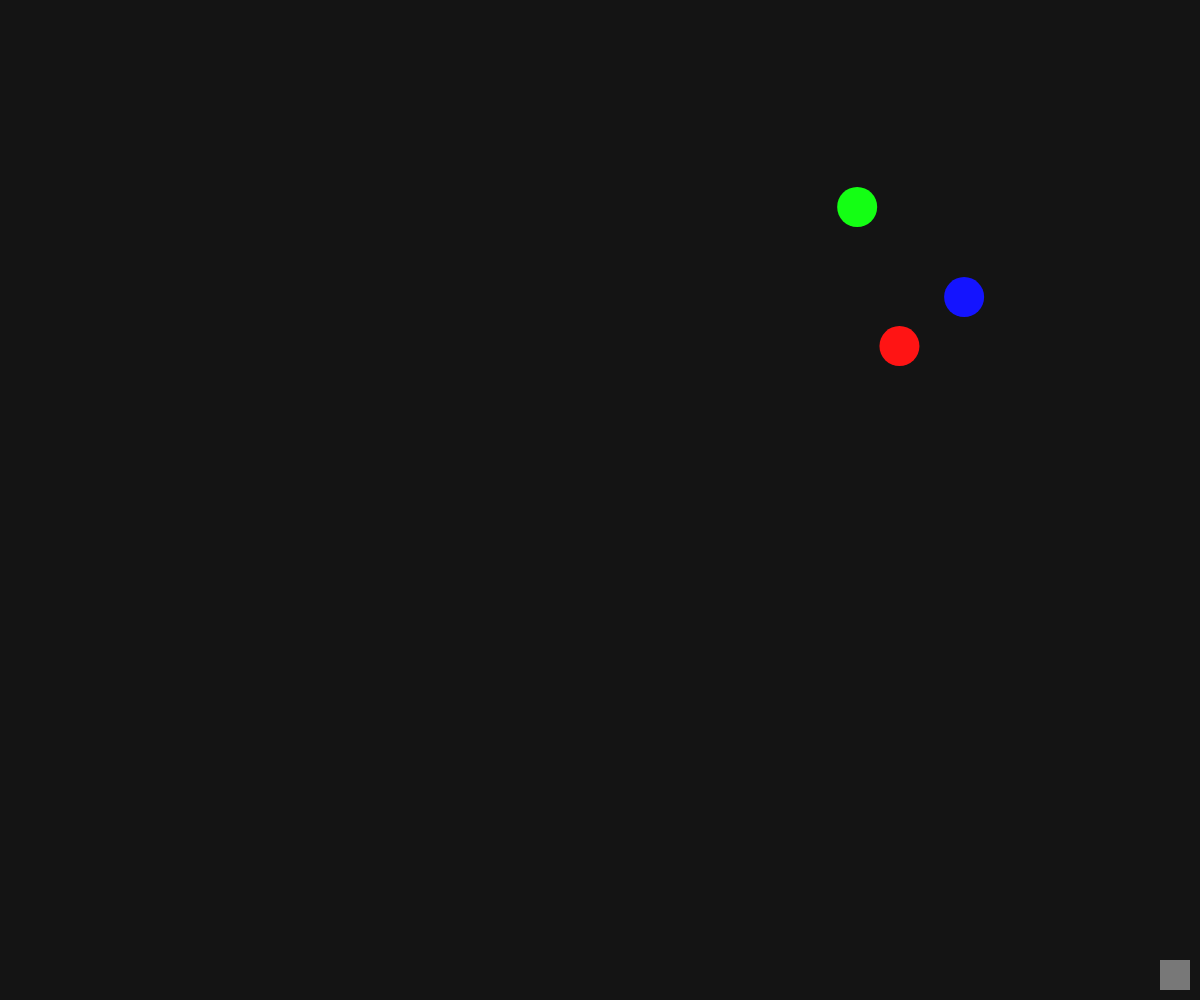
Frame 1 (no input)
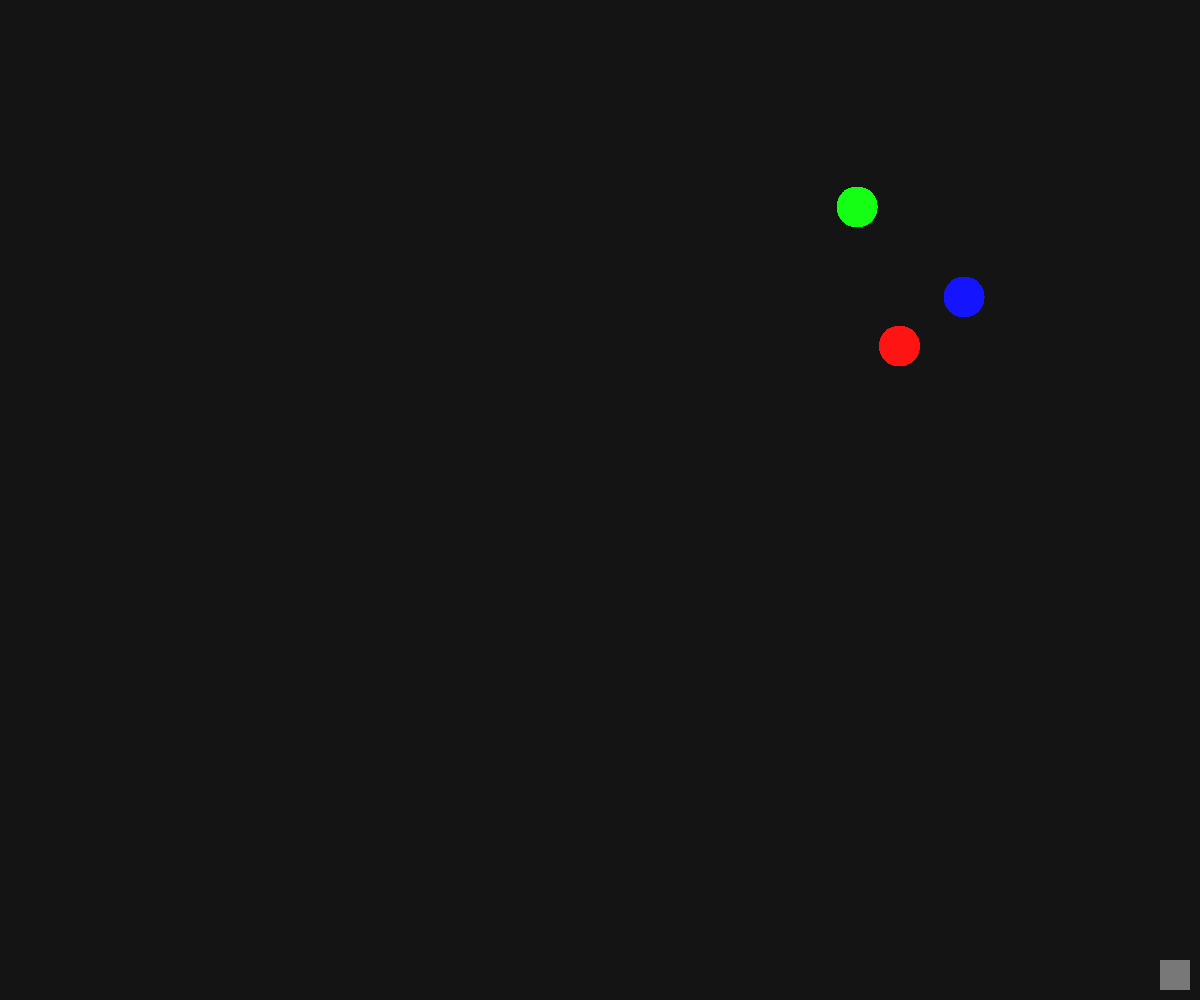
Frame 60 (no input)
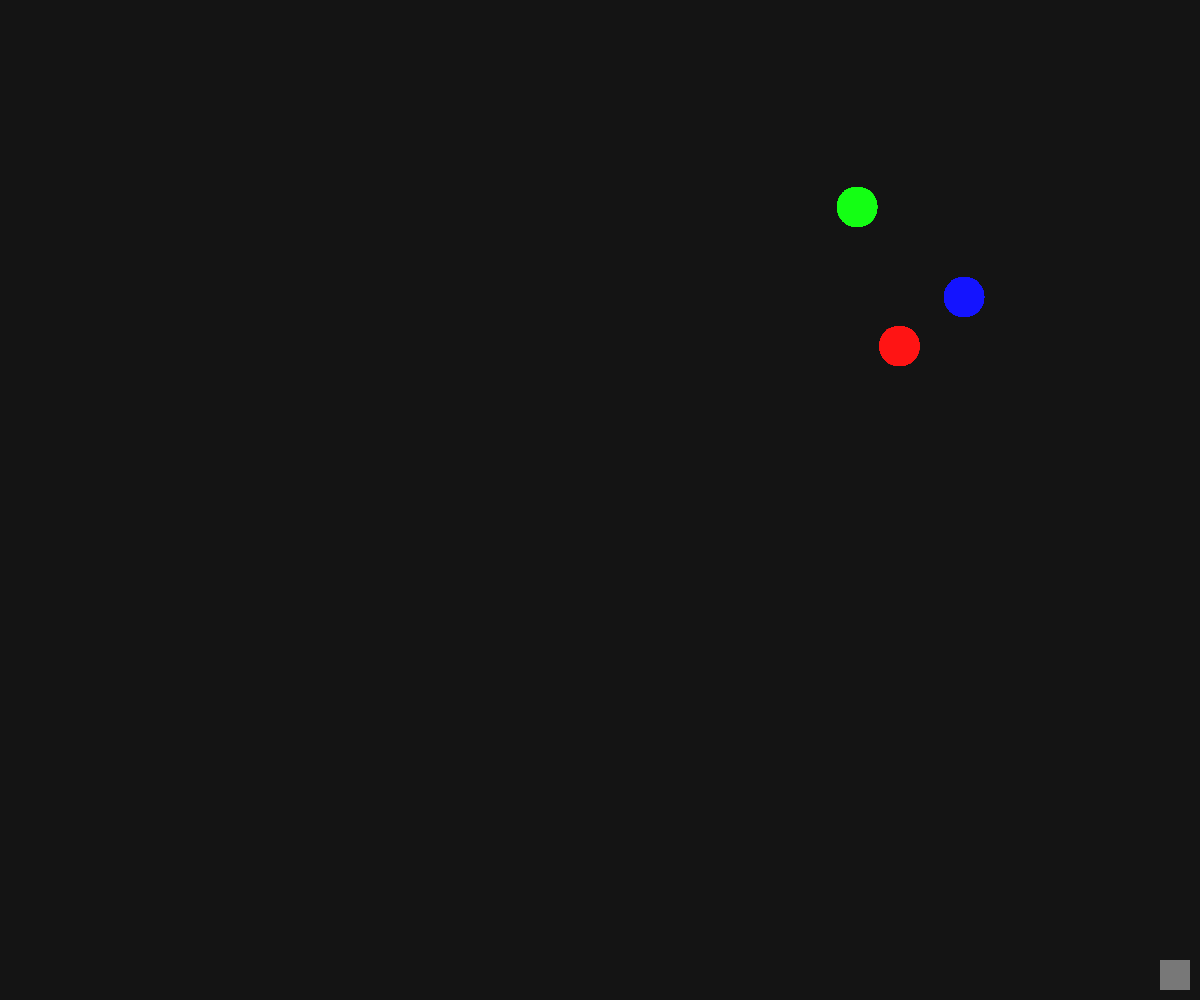
Frame 120 (the mouse pressed at the canvas centre since frame 60)

The p5.js sketch that drew these frames (run headless with seeded random() and noise() and a simulated clock; from frame 60 on, the mouse is pressed at the canvas centre):

// p5.js sketch
// ── sketch.js
var c
var c1
var c2
var disegna
var but

document.addEventListener('touchstart', function(e) {e.preventDefault()}, false);
document.addEventListener('touchmove', function(e) {e.preventDefault()}, false);

function setup() {
  canvasX = window.innerWidth
  canvasY = window.innerHeight
  createCanvas(canvasX,canvasY)
  blendMode(LIGHTEST)
  background(20)
  
  c = new Cerchio(random(width), random(height), color(0,255,0))
  c1 = new Cerchio(random(width), random(height), color(255,0,0))
  c2 = new Cerchio(random(width), random(height), color(0,0, 255))
  
  but = new Bottone(canvasX -40, canvasY - 40)
  
  
}

function draw() {
  c.disegna()
  c1.disegna()
  c2.disegna()
  
  if(disegna) {
    if (c.isDraggable) {
      c.x = mouseX - c.dx
      c.y = mouseY - c.dy
    }
    
    if (c1.isDraggable) {
      c1.x = mouseX - c1.dx
      c1.y = mouseY - c1.dy
    }
    if (c2.isDraggable) {
      c2.x = mouseX - c2.dx
      c2.y = mouseY - c2.dy
    }
  }
  but.disegna()
}

function touchMoved() {
  disegna=true
  
  if (but.isInside(mouseX,mouseY)){
    blendMode(BLEND)
    background(0)
    blendMode(LIGHTEST)
  }
  
  if (c.isInside(mouseX, mouseY)) {
    c.isDraggable = true
    c.dx = mouseX - c.x
    c.dy = mouseY - c.y
  }
  
  if (c1.isInside(mouseX, mouseY)) {
    c1.isDraggable = true
    c1.dx = mouseX - c1.x
    c1.dy = mouseY - c1.y
  }
  if (c2.isInside(mouseX, mouseY)) {
    c2.isDraggable = true
    c2.dx = mouseX - c2.x
    c2.dy = mouseY - c2.y
  }
  
}

function touchEnded() {
  c2.isDraggable = false
  c1.isDraggable = false
  c.isDraggable = false
  disegna=false
}

function Cerchio(_x, _y, col) {
  this.x = _x
  this.y = _y
  this.raggio = 40
  this.isDraggable = false
  
  
  this.disegna = function() {
    fill(col)
    if (this.isDraggable) {
      this.raggio = random(20,50)
    }
    ellipse(this.x, this.y, this.raggio, this.raggio)
    
  }
  
  this.isInside = function(mx, my) {
    if (dist(mx,my, this.x, this.y) < this.raggio) {
      return true
    } else {
      return false
    }
  }
  
}

function Bottone(_x, _y) {
  this.x = _x
  this.y = _y
  this.w = 30
  this.h = 30
  
  this.disegna = function() {
    fill(120)
    rect(this.x, this.y, this.w, this.h)
  }
  
  this.isInside = function(mx, my) {
    if (mx > this.x && mx < this.x+this.w && my>this.y && my<this.y+this.h) {
      return true
    } else {
      return false
    }
  }
  
}

function keyPressed() {
  blendMode(BLEND)
  background(0)
  blendMode(LIGHTEST)
}

/*function touchMoved() {
  if(mouseX>0 && mouseX<width){
  strokeWeight(2)
  stroke(255);
  line(mouseX, mouseY, pmouseX, pmouseY);
  
  return false;
 }
}
*/
